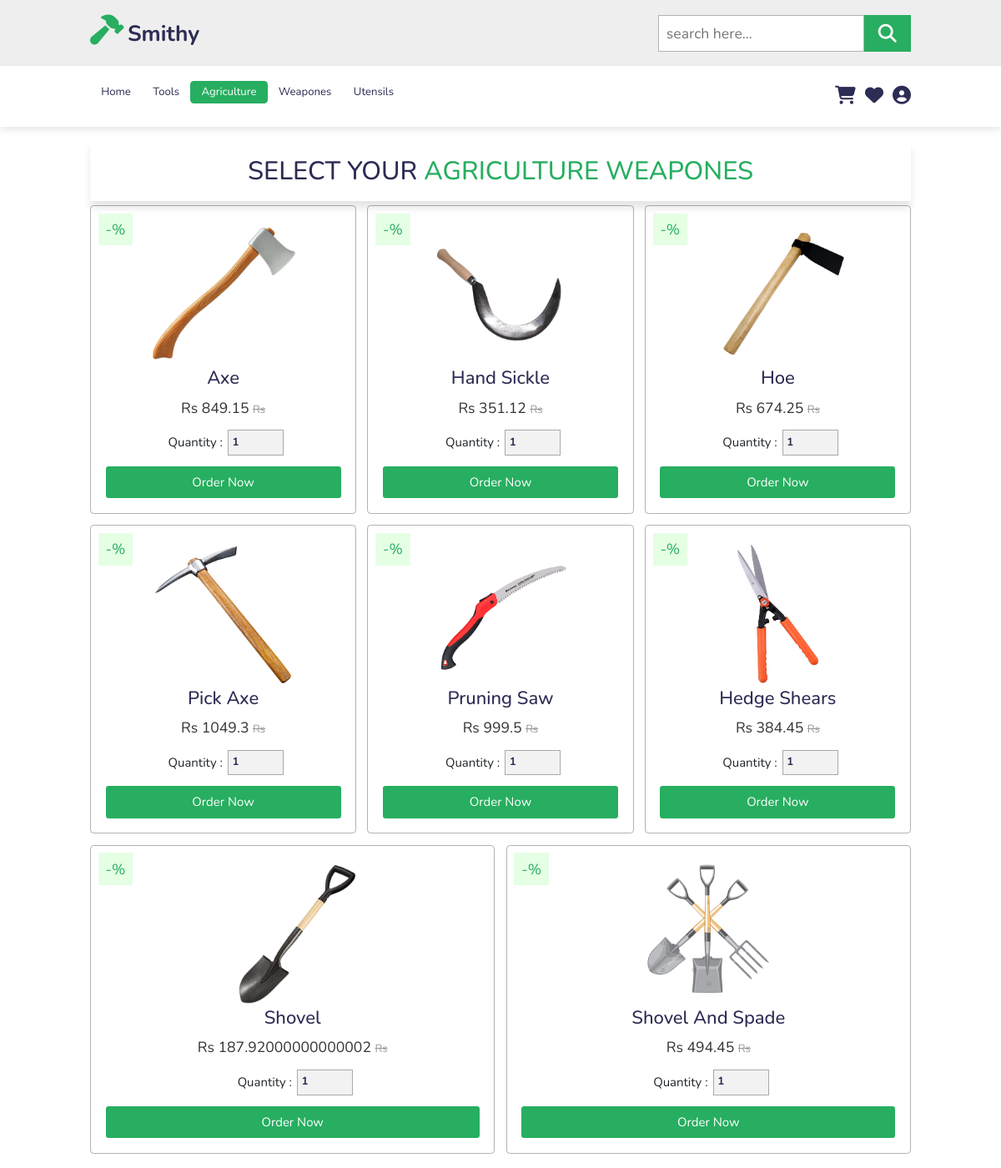
The app's page /agriculture/ (signed in) with its own data.
### shop/models.py (models this page shows, shortened)
class Product(models.Model):
    title = models.CharField(max_length=100)
    price = models.FloatField(default=0)
    discount = models.IntegerField(default=0)
    discounted_price = models.FloatField(default=0)
    description = models.TextField(blank= True, null=True, unique = True)
    category = models.CharField(max_length=100)
    product_image = models.ImageField(upload_to='static/image/')
    quantity=models.IntegerField(default=1)
    seller = models.CharField(default='NA',max_length=100)
    seller_email = models.CharField(default='NA',max_length=100)
    @property
    def discounted_price(self):
        discount_amount = (self.price * self.discount) / 100
        discounted_price = self.price - discount_amount
        return discounted_price

### shop/views.py (the view)
# urls.py: path('agriculture/', views.agriculture, name='agriculture'),
def agriculture(request):
    productData = Product.objects.filter(category='A')
    data = {
        'productData' : productData
    }
    return render(request, 'shop/agriculture.html', data)

### shop/templates/shop/agriculture.html
{% extends 'base.html' %}
{% load static %}
{% block content %}
    <section class="product" id="product">
        <h1 class="heading">Select Your <span>Agriculture Weapones</span></h1>
        <div class="box-container">
            {% for n in productData %}
            <div class="box">
                <span class="discount">-{{n.percentage}}%</span>
                <img src="/{{n.product_image}}" alt="image" >
                <h3>{{n.title}}</h3>
                <div class="price"> Rs {{n.discounted_price}} <span> Rs {{n.selling_price}} </span> </div>
                <div class="quantity">
                    <span>quantity : </span>
                    <input type="number" min="1" max="1000" value="1">
                </div>
                <a href="{% url 'shop:product_details' n.id %}" class="btn">Order Now</a>
            </div>
            {% endfor %}
        </div>
    </section>
{% endblock %}

### shop/static/shop/style.css (style rules this page uses)
:root { --green: #27ae60; --black: #2c2c54; }
* { font-family: 'Nunito', sans-serif; margin: 0; padding: 0; box-sizing: border-box; outline: none; border: none; text-decoration: none; text-transform: capitalize; transition: all .2s linear; }
html { font-size: 62.5%; overflow-x: hidden; scroll-padding-top: 6.5rem; scroll-behavior: smooth; }
a { text-decoration: none; }
section { padding: 2rem 9%; }
.btn { display: inline-block; margin-top: 1rem; background: var(--green); color: #fff; padding: .8rem 3rem; font-size: 1.7rem; text-align: center; cursor: pointer; }
.heading { text-align: center; color: var(--black); text-transform: uppercase; padding: 1rem; font-size: 3.5rem; padding-bottom: 2rem; }
.heading span { color: var(--green); text-transform: uppercase; }
.product .box-container { display: flex; flex-wrap: wrap; gap: 1.5rem; }
.product .box-container .box { flex: 1 1 30rem; text-align: center; padding: 2rem; border: .1rem solid rgba(0, 0, 0, .3); border-radius: .5rem; overflow: hidden; position: relative; }
.product .box-container .box img { height: 20rem; }
.product .box-container .box .discount { position: absolute; top: 1rem; left: 1rem; background: rgba(0, 255, 0, .1); color: var(--green); padding: .7rem 1rem; font-size: 2rem; }
.product .box-container .box h3 { color: var(--black); font-size: 2.5rem; }
.product .box-container .box .price { font-size: 2rem; color: #333; padding: .5rem 0; }
.product .box-container .box .price span { font-size: 1.5rem; color: #999; text-decoration: line-through; }
.product .box-container .box .quantity { display: flex; align-items: center; justify-content: center; padding-top: 1rem; padding-bottom: .5rem; }
.product .box-container .box .quantity span { padding: 0 .7rem; font-size: 1.7rem; }
.product .box-container .box .quantity input { border: .1rem solid rgba(0, 0, 0, .3); font-size: 1.5rem; font-weight: bolder; color: var(--black); padding: .5rem; background: rgba(0, 0, 0, .05); }
.product .box-container .box .btn { display: block; }
@media (max-width:1200px) { html { font-size: 55%; } }

### shop/static/shop/cart.css (style rules this page uses)
:root { --green: #27ae60; --black: #2c2c54; }
.btn { background-color: #27ae60; }
* { font-family: 'Nunito', sans-serif; margin: 0; padding: 0; box-sizing: border-box; outline: none; border: none; text-decoration: none; text-transform: capitalize; transition: all .2s linear; }
html { font-size: 62.5%; overflow-x: hidden; scroll-padding-top: 6.5rem; scroll-behavior: smooth; }
.heading { padding: 2rem; box-shadow: 0 1rem 1rem rgba(0, 0, 0, .1); text-align: center; color: var(--black); font-size: 3.5rem; }
.heading span { position: relative; color: var(--green); }
.quantity { display: flex; }
.quantity span { display: flex; align-items: center; justify-content: center; padding-top: 1rem; font-size: 1.8rem; padding: 0 .7rem; }
.quantity input { border: .1rem solid rgba(0, 0, 0, .3); font-size: 1.8rem; font-weight: bolder; color: var(--black); padding: .5rem; background: rgba(0, 255, 0, .1); }
@media (max-width:1200px) { html { font-size: 55%; } }

### records on screen
Product: product_image (picture), title "Axe", discounted_price "849.15"
Product: product_image (picture), title "Hand Sickle", discounted_price "351.12"
Product: product_image (picture), title "Hoe", discounted_price "674.25"
Product: product_image (picture), title "Pick Axe", discounted_price "1049.3"
Product: product_image (picture), title "Pruning Saw", discounted_price "999.5"
Product: product_image (picture), title "Hedge Shears", discounted_price "384.45"
Product: product_image (picture), title "Shovel", discounted_price "187.92000000000002"
Product: product_image (picture), title "Shovel And Spade", discounted_price "494.45"
